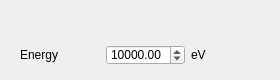
    <widget class="QWidget" name="tab_constant_energy_2">
     <attribute name="title">
      <string>Constant energy</string>
     </attribute>
     <widget class="QWidget" name="gridLayoutWidget_4">
      <property name="geometry">
       <rect>
        <x>20</x>
        <y>40</y>
        <width>251</width>
        <height>31</height>
       </rect>
      </property>
      <layout class="QGridLayout" name="gridLayout_4">
       <item row="0" column="1">
        <widget class="QDoubleSpinBox" name="doubleSpinBox_spectrometer_energy">
         <property name="maximumSize">
          <size>
           <width>16777215</width>
           <height>20</height>
          </size>
         </property>
         <property name="minimum">
          <double>1000.000000000000000</double>
         </property>
         <property name="maximum">
          <double>45000.000000000000000</double>
         </property>
         <property name="value">
          <double>10000.000000000000000</double>
         </property>
        </widget>
       </item>
       <item row="0" column="0">
        <widget class="QLabel" name="label_106">
         <property name="maximumSize">
          <size>
           <width>16777215</width>
           <height>20</height>
          </size>
         </property>
         <property name="text">
          <string>Energy</string>
         </property>
        </widget>
       </item>
       <item row="0" column="2">
        <widget class="QLabel" name="label_123">
         <property name="text">
          <string>eV</string>
         </property>
        </widget>
       </item>
      </layout>
     </widget>
    </widget>
